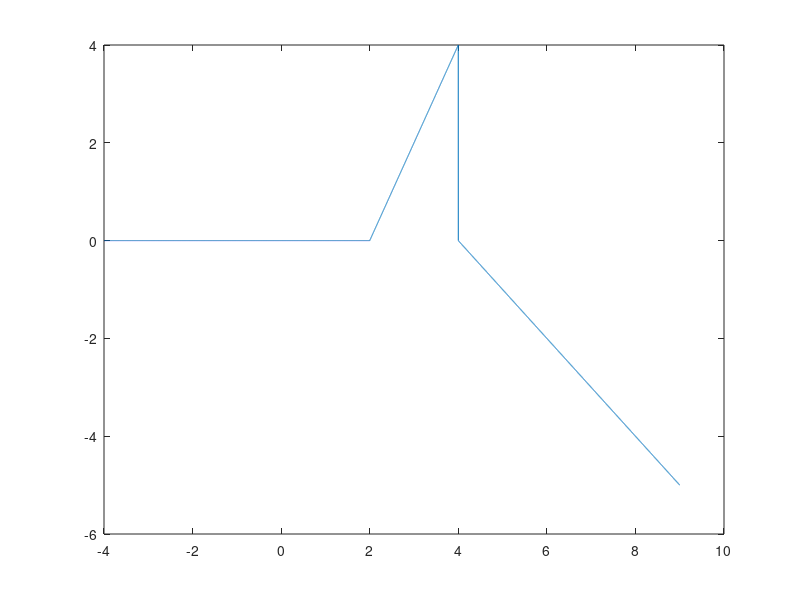

The MATLAB script that drew this image:
step = 0.001;
n1 = -4:step:2-step;
x1 = zeros(size(n1));
n2 = 2:step:4-step;
x2 = 2*n2 - 4;
n3 = 4:step:9;
x3 = 4 - n3;
n = [n1 n2 n3];
x = [x1 x2 x3];
plot(n,x)
